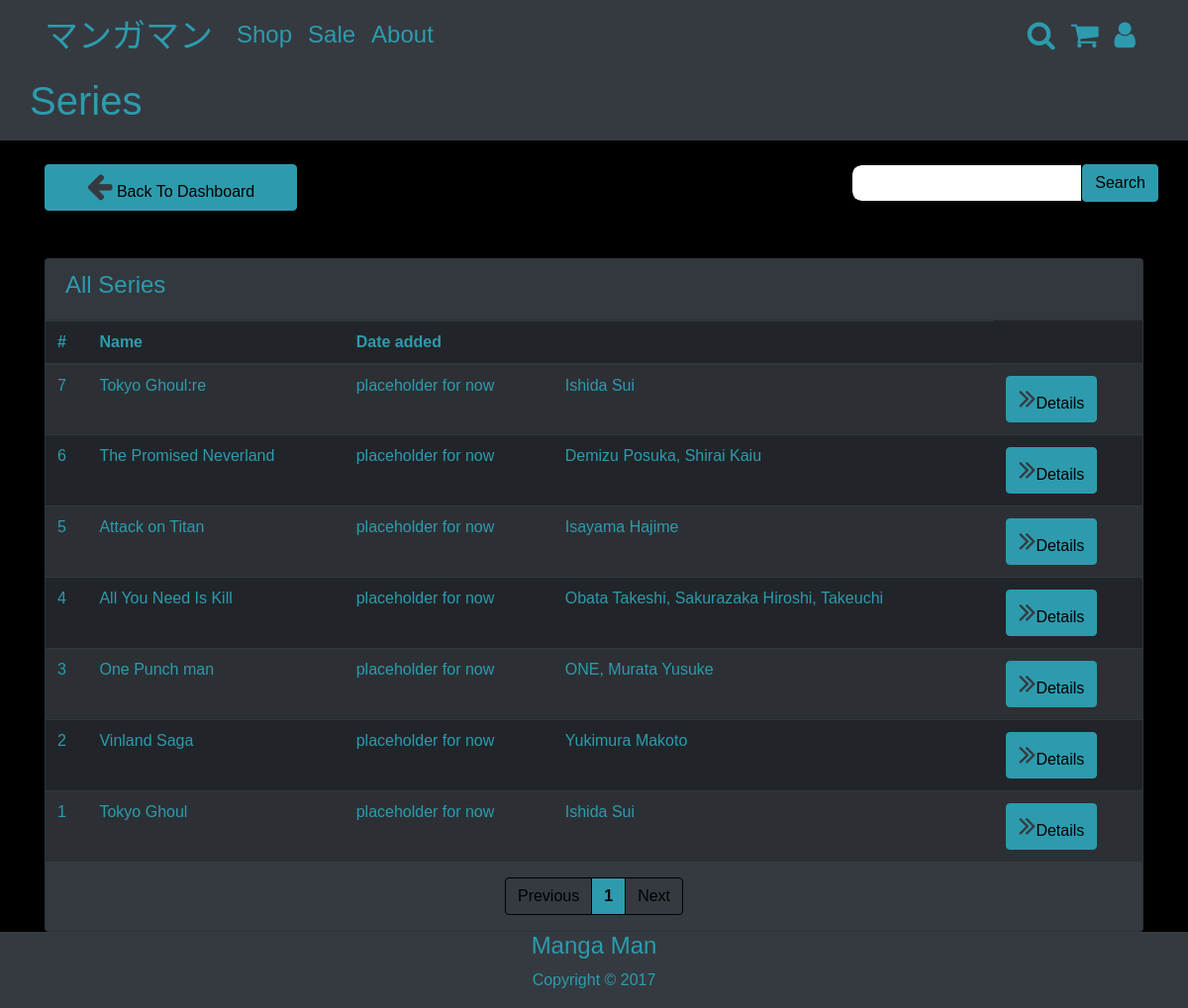
The app's page /series.php with its own data.
### tables this page shows
CREATE TABLE `series` (
  `series_id` int(11) NOT NULL,
  `primaryname` varchar(44) NOT NULL,
  `author` varchar(44) NOT NULL,
  `synopsis` varchar(2000) NOT NULL,
  `start_date` date NOT NULL,
  `end_date` date NOT NULL,
  `dateadded` timestamp NULL DEFAULT CURRENT_TIMESTAMP
);

### series.php (the view, shortened to what this page needs)
<?php
if (isset($_SESSION['aaa'])&& $_SESSION['aaa']=='admin') {
  include('includes/adminheader.php');
}
elseif (isset($_SESSION['aaa'])&& $_SESSION['aaa']=='user'){
  include('includes/userheader.php');
} else {
  include('includes/header.php');
}
if (isset($_GET['page'])) {
    $page = $_GET['page'];
} else {
    $page = 1;
}
?>
<section class="bg-dark">
<div class="container py-2">
  <div class="row">
    <div class="col-mb-6">
      <h1>Series</h1>
    </div>
  </div>
</div>
</section>
<section id="post" class="py-4 mb-4">
  <div class="container">
    <div class="row">
      <div class="col-md-3 mr-auto">
        <a href="admin_panel.php" class="btn btn-primary btn-block">
          <i class="fa fa-arrow-left"></i> Back To Dashboard
        </a>
      </div>
      <div class="col-md6 ml-auto">
        <div class="input-group">
          <input type="text" class="form-control" palceholder="Search">
          <span class="input-group-btn">
            <button class="btn btn-primary">Search</button>
          </span>
        </div>
      </div>
    </div>
  </div>
</section>
<section id="posts">
  <div class="container">
    <div class="row">
      <div class="col md-9">
        <div class="card bg-dark">
          <div class="card-header">
            <h4>All Series</h4>
          </div>
          <table class="table table-striped table-dark text-primary">
            <thead class="thead-inverse">
              <tr>
                <th>#</th>
                <th>Name</th>
                <th>Date added</th>
                <th></th>
              </tr>
            </thead>
            <tbody>
              <?php
              $no_of_records_per_page = 10;
              $offset = ($page-1) * $no_of_records_per_page;
              $series="SELECT * FROM series ORDER BY series_id DESC LIMIT $offset, $no_of_records_per_page";
              $query = mysqli_query($connection,$series);
              $yesyesyes = "SELECT COUNT('series_id') FROM series";
              $yesyesyes_result = mysqli_query($connection, $yesyesyes);
              $total_rows = mysqli_fetch_array($yesyesyes_result)[0];
              $total_pages = ceil($total_rows / $no_of_records_per_page);
              while ($row = mysqli_fetch_array($query)) {
              echo '<tr>';
              echo '<td scope="row">'.$row['series_id'].'</td>';
              echo '<td>'.$row['primaryname'].'</td>';
              echo '<td>placeholder for now</td>';
              echo '<td>'.$row['author'].'</td>';
              echo '<td><a href="series_details.php?id='.$row['series_id'].'" class="btn btn-primary">
                <i class="fa fa-angle-double-right"></i>Details</a></td>';
              echo '</tr>';
              }
              ?>
            </tbody>
          </table>
            <nav>
              <ul class="pagination justify-content-center">
                  <li class="<?php if($page == 1){ echo 'disabled'; } ?> page-item">
                      <a class="page-link" href="<?php if($page <= 1){ echo '#'; } else { echo "?page=".($page - 1); } ?> " tabindex="-1">Previous</a>
                  </li>
                <?php
                if ($total_pages >= 1) {
          	       for ($i=1; $i<=$total_pages ; $i++) {
          		         if ($i==$page) {
          			            echo "<li class=\"page-item\"><b><a class=\"page-link\" href=\"?page=$i\">$i</a></b></li> ";
          		              } else {
          			                 echo "<li class=\"page-item\"><a class=\"page-link\" href=\"?page=$i\">$i</a></li> ";
          		                   }
          	                    }
                              }?>
                <li class="<?php if($page >= $total_pages){ echo 'disabled'; } ?> page-item">
                    <a class="page-link" href="<?php if($page >= $total_pages){ echo '#'; } else { echo "?page=".($page + 1); } ?>">Next</a>
                </li>
              </ul>
            </nav>
        </div>
      </div>
    </div>
  </div>
</section>
<?php include('includes/footer.php'); ?>

### css/style.css (style rules this page uses)
html { height: 100px; }
body { font-family: 'Zud Juice', Arial, sans-serif; font-weight: normal; font-style: normal; color: #2d9bad; background-color: #000000; height:100vh; display: flex; flex-direction:column; }
.fa { position: relative; font-size: 30px; color: #2d9bad; background-size: contain; }
#post .fa { color: #343a40; }
#posts .fa { color: #343a40; }
.form-control { border-radius: 10px; }
a { color: #2d9bad; }

### records on screen
series: series_id "7", primaryname "Tokyo Ghoul:re", author "Ishida Sui"
series: series_id "6", primaryname "The Promised Neverland", author "Demizu Posuka, Shirai Kaiu"
series: series_id "5", primaryname "Attack on Titan", author "Isayama Hajime"
series: series_id "4", primaryname "All You Need Is Kill", author "Obata Takeshi, Sakurazaka Hiroshi, Takeuchi"
series: series_id "3", primaryname "One Punch man", author "ONE, Murata Yusuke"
series: series_id "2", primaryname "Vinland Saga", author "Yukimura Makoto"
series: series_id "1", primaryname "Tokyo Ghoul", author "Ishida Sui"
